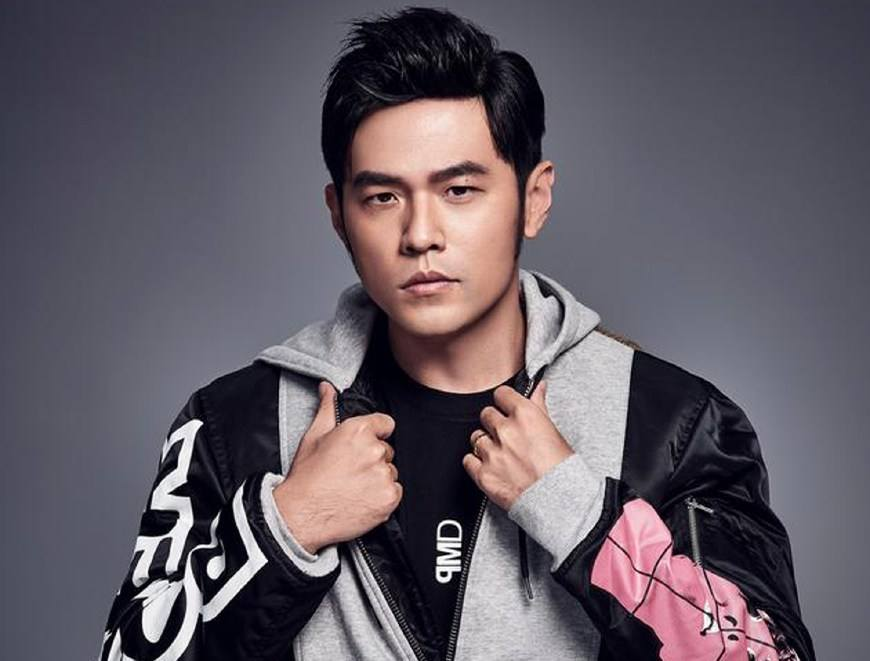
//> input picture rgbHistTest/rgbHistTest/jay.jpg, 870 x 661 px
$ ./rgbHistTest   (built with g++ and OpenCV 4)
//> lines starting //> are read from the running program, lines starting //| are printed output that depends on the picture
// rgbHistTest.cpp : 此文件包含 "main" 函数。程序执行将在此处开始并结束。
//

#include <iostream>
#include <opencv2/opencv.hpp>
#include <opencv2/imgproc/imgproc.hpp>
using namespace cv;

void ShowHelpText()
{
	printf("\n\n\t\t\t   当前使用的OpenCV版本为：" CV_VERSION);
	printf("\n\n  ----------------------------------------------------------------------------\n");
}


int main()
{

	//载入素材图并显示
	Mat srcImage;
	srcImage = imread("jay.jpg");
//> srcImage is the input picture: 661 rows x 870 cols, CV_8UC3; mean B, G, R 100.5, 91.2, 99
	imshow("素材图", srcImage);

	system("color 3F");
	ShowHelpText();

	//参数准备
	int bins = 256;
	int hist_size[] = { bins };
	float range[] = { 0, 256 };
	const float* ranges[] = { range };
	MatND redHist, grayHist, blueHist;
	int channels_r[] = { 0 };

	//进行直方图的计算（红色分量部分）
	calcHist(&srcImage, 1, channels_r, Mat(), //不使用掩膜
		redHist, 1, hist_size, ranges,
		true, false);
//> redHist = 256 values, max 11030 at index 115, min 51 at index 1, mean 2246.4

	//进行直方图的计算（绿色分量部分）
	int channels_g[] = { 1 };
	calcHist(&srcImage, 1, channels_g, Mat(), // do not use mask
		grayHist, 1, hist_size, ranges,
		true, // the histogram is uniform
		false);
//> grayHist = 256 values, max 9663 at index 90, min 44 at index 253, mean 2246.4

	//进行直方图的计算（蓝色分量部分）
	int channels_b[] = { 2 };
	calcHist(&srcImage, 1, channels_b, Mat(), // do not use mask
		blueHist, 1, hist_size, ranges,
		true, // the histogram is uniform
		false);
//> blueHist = 256 values, max 10090 at index 103, min 131 at index 253, mean 2246.4

	//-----------------------绘制出三色直方图------------------------
	//参数准备
	double maxValue_red, maxValue_green, maxValue_blue;
	minMaxLoc(redHist, 0, &maxValue_red, 0, 0);
//> maxValue_red = 11030
	minMaxLoc(grayHist, 0, &maxValue_green, 0, 0);
//> maxValue_green = 9663
	minMaxLoc(blueHist, 0, &maxValue_blue, 0, 0);
//> maxValue_blue = 10090
	int scale = 1;
	int histHeight = 256;
	Mat histImage = Mat::zeros(histHeight, bins * 3, CV_8UC3);

	//正式开始绘制
	for (int i = 0; i < bins; i++)
	{
		//参数准备
		float binValue_red = redHist.at<float>(i);
		float binValue_green = grayHist.at<float>(i);
		float binValue_blue = blueHist.at<float>(i);
		int intensity_red = cvRound(binValue_red * histHeight / maxValue_red);  //要绘制的高度
		int intensity_green = cvRound(binValue_green * histHeight / maxValue_green);  //要绘制的高度
		int intensity_blue = cvRound(binValue_blue * histHeight / maxValue_blue);  //要绘制的高度

		//绘制红色分量的直方图
		rectangle(histImage, Point(i * scale, histHeight - 1),
			Point((i + 1) * scale - 1, histHeight - intensity_red),
			Scalar(255, 0, 0));

		//绘制绿色分量的直方图
		rectangle(histImage, Point((i + bins) * scale, histHeight - 1),
			Point((i + bins + 1) * scale - 1, histHeight - intensity_green),
			Scalar(0, 255, 0));

		//绘制蓝色分量的直方图
		rectangle(histImage, Point((i + bins * 2) * scale, histHeight - 1),
			Point((i + bins * 2 + 1) * scale - 1, histHeight - intensity_blue),
			Scalar(0, 0, 255));

	}
//> this loop made 256 passes
//> (binValue_red, binValue_green, binValue_blue, intensity_red, intensity_green, intensity_blue) on passes 1 to 3: (253, 8849, 3880, 6, 234, 98), (51, 5038, 3420, 1, 133, 87), (126, 4799, 4334, 3, 127, 110)
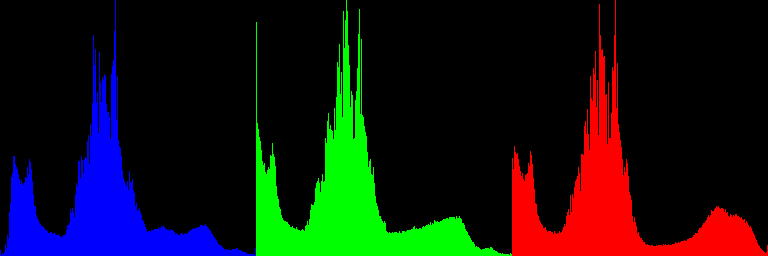
//> histImage: 256 rows x 768 cols, CV_8UC3; mean B, G, R 17.3, 19.8, 18.9

	//在窗口中显示出绘制好的直方图
	imshow("图像的RGB直方图", histImage);
	waitKey(0);
	return 0;
}


// 运行程序: Ctrl + F5 或调试 >“开始执行(不调试)”菜单
// 调试程序: F5 或调试 >“开始调试”菜单

// 入门使用技巧:
//   1. 使用解决方案资源管理器窗口添加/管理文件
//   2. 使用团队资源管理器窗口连接到源代码管理
//   3. 使用输出窗口查看生成输出和其他消息
//   4. 使用错误列表窗口查看错误
//   5. 转到“项目”>“添加新项”以创建新的代码文件，或转到“项目”>“添加现有项”以将现有代码文件添加到项目
//   6. 将来，若要再次打开此项目，请转到“文件”>“打开”>“项目”并选择 .sln 文件
